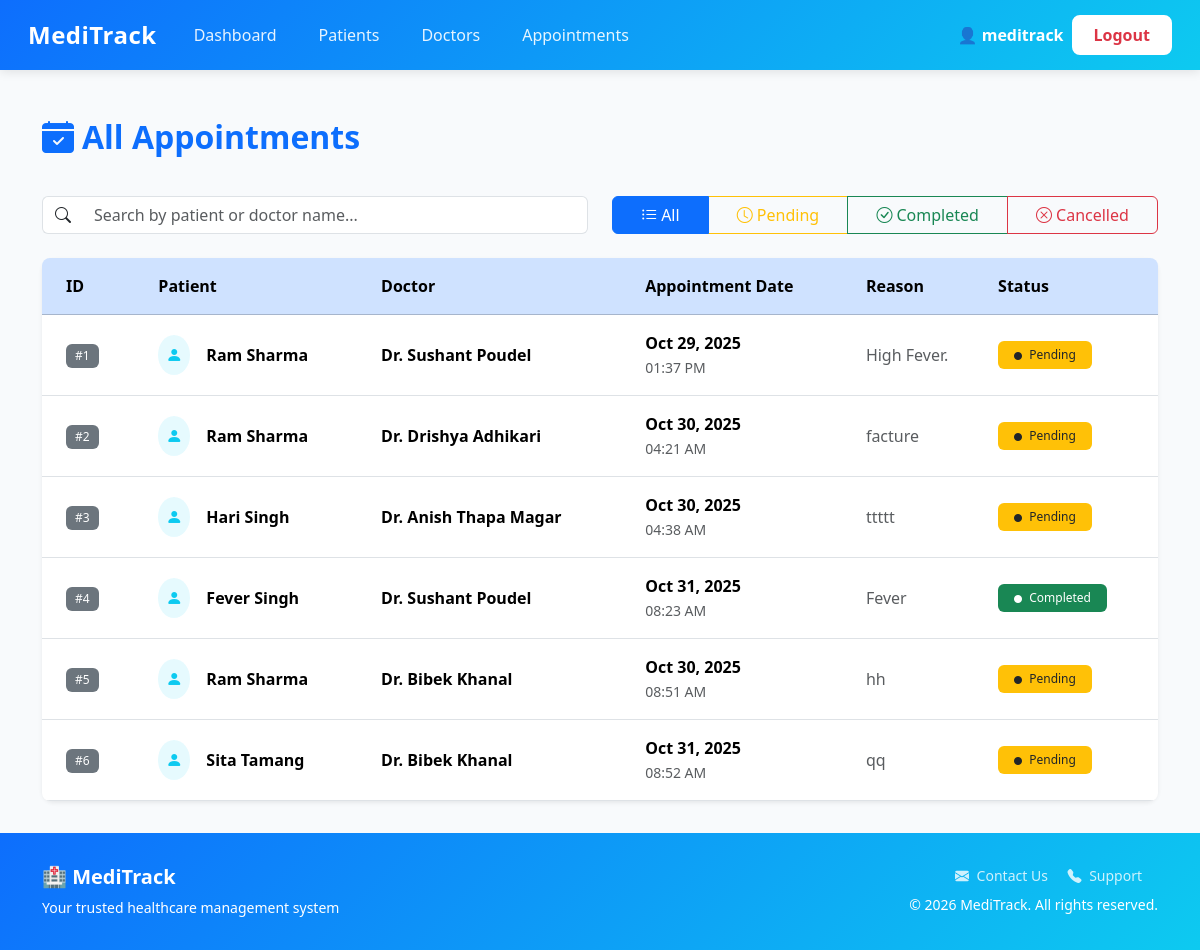
The app's page /appointments/ (signed in), older data.
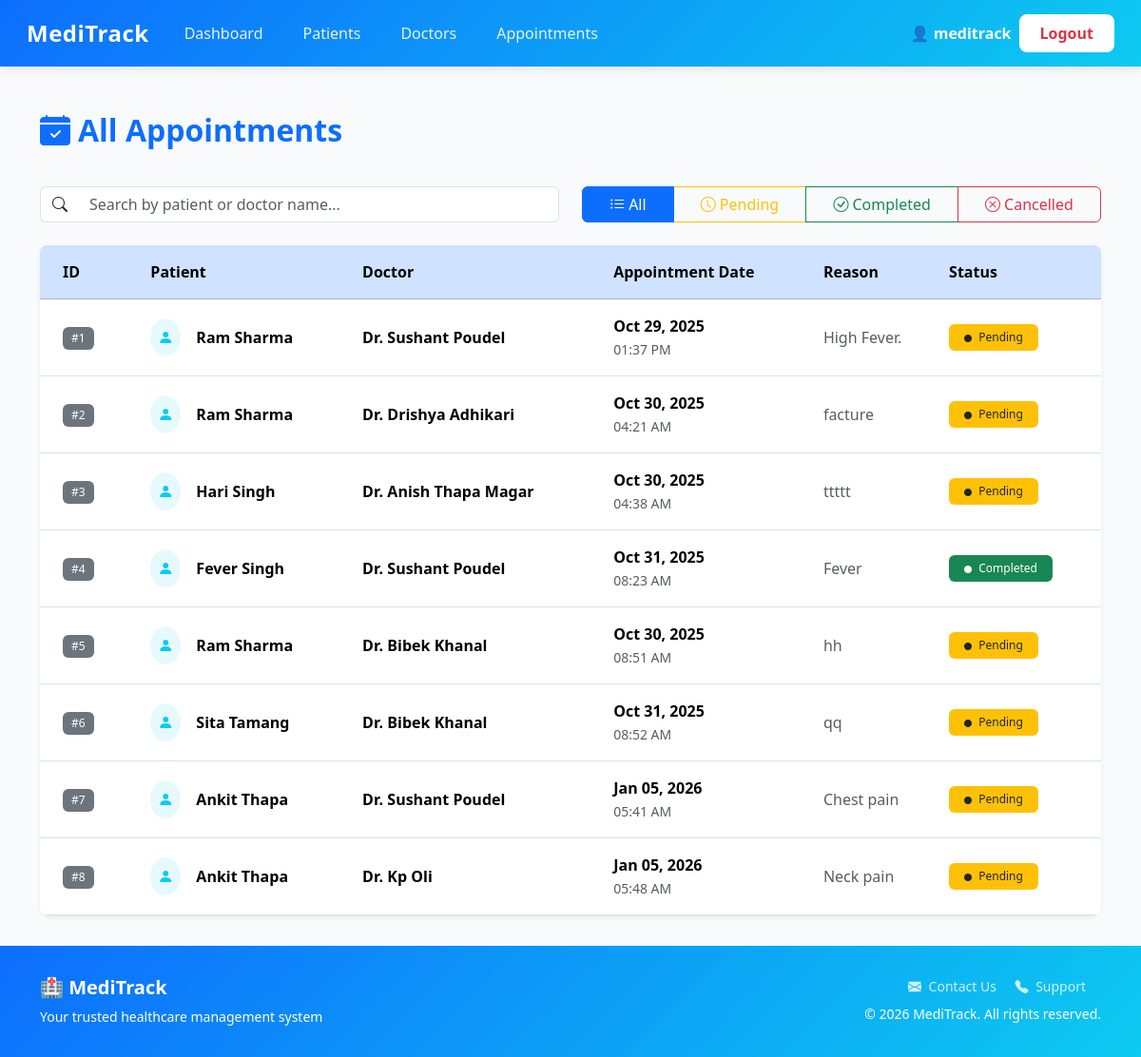
The same page, newer data.
### hospital/models.py (models this page shows, shortened)
class Appointment(models.Model):
    STATUS_CHOICES = [
        ('Pending', 'Pending'),
        ('Completed', 'Completed'),
        ('Cancelled', 'Cancelled'),
    ]
    patient = models.ForeignKey(Patient, on_delete=models.CASCADE)
    doctor = models.ForeignKey(Doctor, on_delete=models.CASCADE)
    appointment_date = models.DateTimeField()
    reason = models.TextField()
    status = models.CharField(max_length=10, choices=STATUS_CHOICES, default='Pending')

class Patient(models.Model):
    GENDER_CHOICES = [
        ('M', 'Male'),
        ('F', 'Female'),
        ('O', 'Other'),
    ]
    first_name = models.CharField(max_length=50)
    last_name = models.CharField(max_length=50)
    age = models.PositiveIntegerField()
    gender = models.CharField(max_length=1, choices=GENDER_CHOICES)
    phone = models.CharField(max_length=15, unique=True)
    email = models.EmailField(unique=True)
    address = models.TextField()
    date_registered = models.DateTimeField(auto_now_add=True)

class Doctor(models.Model):
    SPECIALIZATION_CHOICES = [
    ('Cardiologist', 'Cardiologist'),
    ('Dermatologist', 'Dermatologist'),
    ('Neurologist', 'Neurologist'),
    ('Pediatrician', 'Pediatrician'),
    ('General', 'General Physician'),
    ('Orthopedic', 'Orthopedic Surgeon'),
    ('Psychiatrist', 'Psychiatrist'),
    ('Ophthalmologist', 'Ophthalmologist'),
    ('ENT', 'Ear, Nose & Throat Specialist'),
    ('Gynecologist', 'Gynecologist'),
    ('Urologist', 'Urologist'),
    ('Oncologist', 'Oncologist'),
    ('Endocrinologist', 'Endocrinologist'),
    ('Nephrologist', 'Nephrologist'),
    ('Gastroenterologist', 'Gastroenterologist'),
    ('Pulmonologist', 'Pulmonologist'),
    ('Rheumatologist', 'Rheumatologist'),
]
    first_name = models.CharField(max_length=50)
    last_name = models.CharField(max_length=50)
    specialization = models.CharField(max_length=50, choices=SPECIALIZATION_CHOICES)
    phone = models.CharField(max_length=15, unique=True)
    email = models.EmailField(unique=True)
    room_number = models.CharField(max_length=10, blank=True, null=True)
    image = models.ImageField(upload_to='doctor_images/', blank=True, null=True)
    user = models.OneToOneField(User, on_delete=models.CASCADE, null=True, blank=True)

### hospital/views.py (the view)
# urls.py: path('appointments/', views.appointment_list, name='appointment_list'),
@login_required
def appointment_list(request):
    user = request.user
    if user.is_superuser:
        appointments = Appointment.objects.all()
    elif user.is_staff:
        doctor = Doctor.objects.filter(user=user).first()
        appointments = Appointment.objects.filter(doctor=doctor)
    else:
        return redirect('patient_dashboard')
    return render(request, 'hospital/appointment_list.html', {'appointments': appointments})

### hospital/templates/hospital/appointment_list.html (shortened to what the changed rows need)
{% extends 'hospital/base.html' %}
{% block content %}
<div class="container mt-5">
    <div class="row mb-4">
        <div class="col-12">
            <h2 class="fw-bold text-primary mb-3">
                <i class="bi bi-calendar-check-fill me-2"></i>All Appointments
            </h2>
        </div>
    </div>
    <div class="card border-0 shadow-sm">
        <div class="card-body p-0">
            <div class="table-responsive">
                <table class="table table-hover align-middle mb-0" id="appointmentTable">
                    <thead class="table-primary">
                        <tr>
                            <th class="px-4 py-3">ID</th>
                            <th class="py-3">Patient</th>
                            <th class="py-3">Doctor</th>
                            <th class="py-3">Appointment Date</th>
                            <th class="py-3">Reason</th>
                            <th class="py-3">Status</th>
                        </tr>
                    </thead>
                    <tbody>
                        {% for appointment in appointments %}
                        <tr data-status="{{ appointment.status }}">
                            <td class="px-4 py-3">
                                <span class="badge bg-secondary">#{{ appointment.id }}</span>
                            </td>
                            <td class="py-3">
                                <div class="d-flex align-items-center">
                                    <div class="bg-info bg-opacity-10 rounded-circle p-2 me-3">
                                        <i class="bi bi-person-fill text-info"></i>
                                    </div>
                                    <span class="fw-semibold">{{ appointment.patient.first_name }} {{ appointment.patient.last_name }}</span>
                                </div>
                            </td>
                            <td class="py-3">
                                <span class="fw-semibold">Dr. {{ appointment.doctor.first_name }} {{ appointment.doctor.last_name }}</span>
                            </td>
                            <td class="py-3">
                                <div>
                                    <div class="fw-semibold">{{ appointment.appointment_date|date:"M d, Y" }}</div>
                                    <small class="text-muted">{{ appointment.appointment_date|date:"h:i A" }}</small>
                                </div>
                            </td>
                            <td class="py-3">
                                <span class="text-muted">{{ appointment.reason|truncatewords:8 }}</span>
                            </td>
                            <td class="py-3">
                                <span
                                    class="badge {% if appointment.status == 'Completed' %}bg-success{% elif appointment.status == 'Pending' %}bg-warning text-dark{% elif appointment.status == 'Cancelled' %}bg-danger{% else %}bg-secondary{% endif %} px-3 py-2">
                                    <i class="bi bi-circle-fill me-1" style="font-size: 0.5rem;"></i>
                                    {{ appointment.status }}
                                </span>
                            </td>
                        </tr>
                        {% endfor %}
                    </tbody>
                </table>
            </div>
        </div>
    </div>
</div>
{% endblock %}

Row changes from the older to the newer data that the page shows:
added Appointment: id "7", patient.first_name "Ankit", patient.last_name "Thapa", doctor.first_name "Sushant", doctor.last_name "Poudel", appointment_date "Jan 05, 2026", appointment_date "05:41 AM", reason "Chest pain", status "Pending"
added Appointment: id "8", patient.first_name "Ankit", patient.last_name "Thapa", doctor.first_name "Kp", doctor.last_name "Oli", appointment_date "Jan 05, 2026", appointment_date "05:48 AM", reason "Neck pain", status "Pending"
